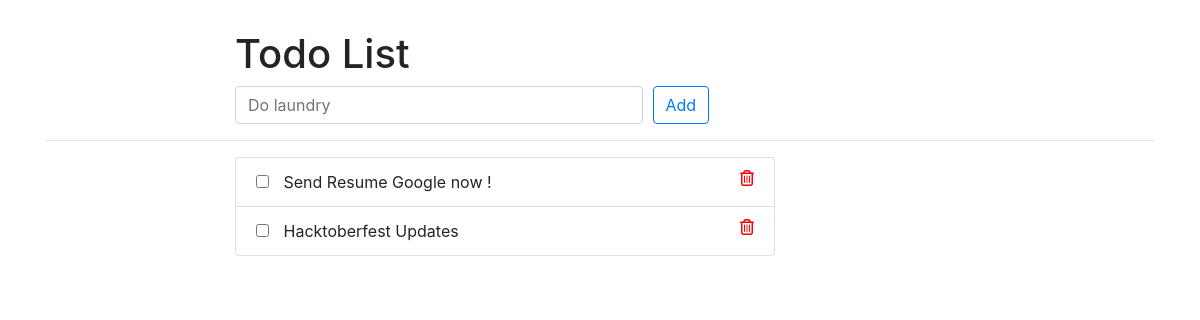
Page /todos/ on the earlier database version.
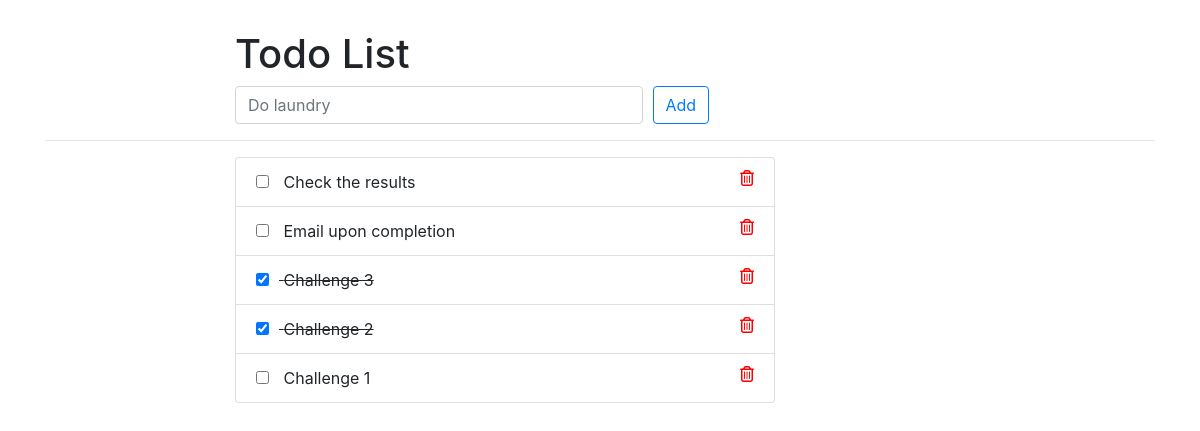
Same page on the later database version.
### todos/models.py (models this page shows, shortened)
class Todo(models.Model):
    title = models.CharField(max_length=100)
    created_at = models.DateTimeField('Created', auto_now_add=True)
    update_at = models.DateTimeField('Updated', auto_now=True)
    isCompleted = models.BooleanField(default=False)

### todos/views.py (the view)
# urls.py: path('', views.IndexView.as_view(), name='index'),
class IndexView(generic.ListView):
    template_name = 'todos/index.html'
    context_object_name = 'todo_list'
    def get_queryset(self):
        return Todo.objects.order_by('-created_at')

### todos/templates/todos/index.html (shortened to what this page needs)
{% extends 'todos/base.html' %}
{% block content %}
<div class="container">
  <div class="row">
    <div class="offset-md-2 col-lg-9">
      <div class="page-header">
        <h1>
          Todo List
        </h1>
      </div>
    </div>
  </div>
  <div class="row">
    <div class="offset-md-2 col-lg-9">
      <form method="post" action="{% url 'todos:add' %}">
        <div class="form-row">
          <div class="col-md-6">
            <input type="text" class="form-control" name="title" placeholder="Do laundry" required>
          </div>
          <div class="col-md-6">
            <button type="submit" name="submit" class="btn btn-outline-primary">
              Add
            </button>
          </div>
        </div>
      </form>
    </div>
  </div>
  <hr />
  <div class="row">
    <div class="offset-md-2 col-lg-6">
      <div class="list-group">
        {% for todo in todo_list %}
        <div class="list-group-item {% if todo.isCompleted %} todo-complete {% endif %}">
          <form style="display: inline;" method="post" action="{% url 'todos:update' todo.id %}">
            <input type="checkbox" name="isCompleted" onchange="this.form.submit()" {% if todo.isCompleted %} checked
              {% endif %} class="todo-status-checkbox"
              title="{% if not todo.isCompleted %} mark as done {% else %} mark undone {% endif %}">
          </form>
          {{ todo.title }}
          <a href="{% url 'todos:delete' todo.id %}" title="Delete">
            <i class="far fa-trash-alt"></i>
          </a>
        </div>
        {% endfor %}
      </div>
    </div>
  </div>
</div>
{% endblock %}

### todos/templates/todos/base.html (shortened to what this page needs)
{% load static %}
<!doctype html>
<html lang="en">
  <head>
    <link rel="stylesheet" href="https://stackpath.bootstrapcdn.com/bootstrap/4.4.1/css/bootstrap.min.css">
    <link rel="stylesheet" href="{% static 'css/style.css' %}">
  </head>
  <body>
    {% block content %}
    {% endblock %}
  </body>
</html>

### staticfiles/css/style.css (style rules this page uses)
.page-header { margin-top: 30px; }
.fa-trash-alt { color: red; float: right; cursor: pointer; }
.todo-complete { text-decoration: line-through; }
.todo-status-checkbox { cursor: pointer; margin-right: 10px; }

Differences in the rows shown:
removed Todo: title "Send Resume Google now !"
removed Todo: title "Hacktoberfest Updates"
added Todo: title "Check the results"
added Todo: title "Email upon completion"
added Todo: isCompleted "☑", title "Challenge 3"
added Todo: isCompleted "☑", title "Challenge 2"
added Todo: title "Challenge 1"
